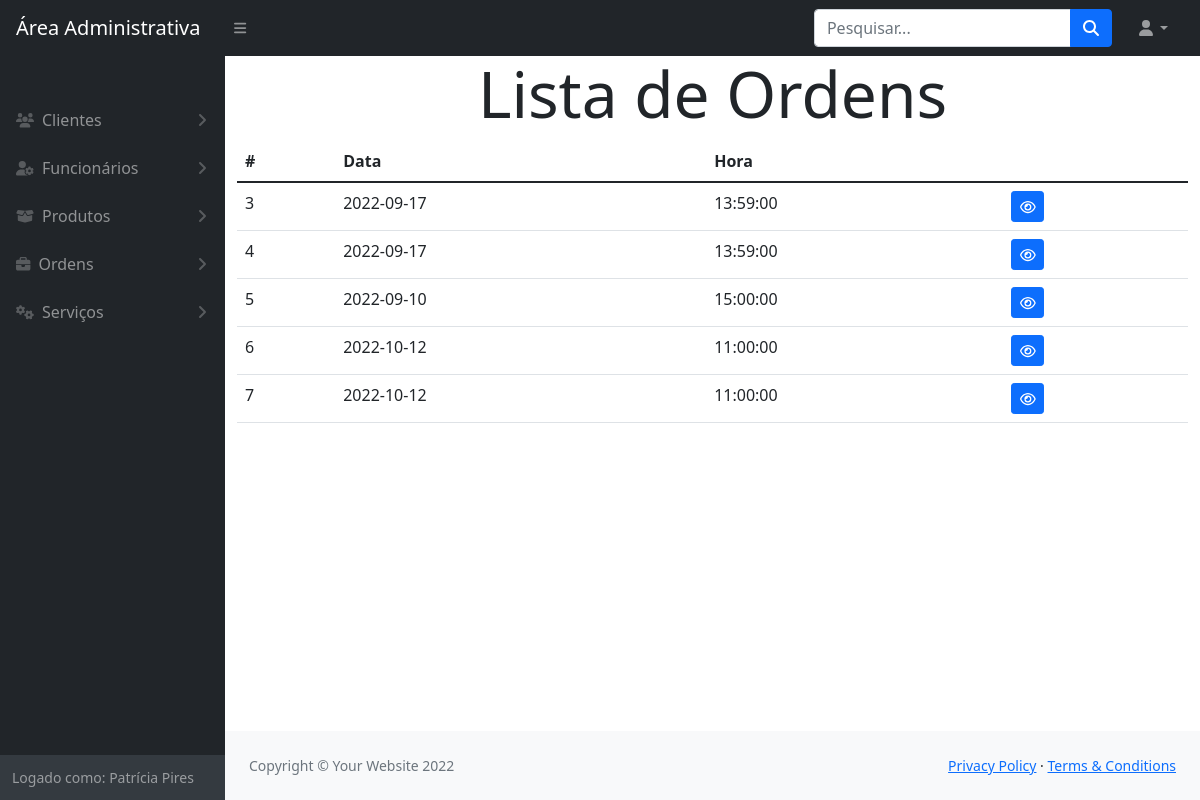
Screenshot of /modulos/ordem_servico/index.php (signed in) with the database file from the repository.
### tables this page shows
CREATE TABLE `usuario` (
  `id` int(11) NOT NULL,
  `email` varchar(105) NOT NULL,
  `senha` varchar(10) NOT NULL,
  `tipo_usuario` varchar(20) NOT NULL,
  `id_usuario` int(11) NOT NULL
);

CREATE TABLE `funcionario` (
  `IDFUN` int(11) NOT NULL,
  `nomeFUN` varchar(105) NOT NULL,
  `emailFUN` varchar(105) NOT NULL,
  `cnpjFUN` varchar(25) NOT NULL,
  `telFUN` varchar(20) NOT NULL
);

CREATE TABLE `ordemdeservico` (
  `IDOS` int(11) NOT NULL,
  `nomeCLI` varchar(225) NOT NULL,
  `dataOS` date NOT NULL,
  `horarioOS` time NOT NULL,
  `valorTotalOS` bigint(20) NOT NULL,
  `cliente_id` int(11) NOT NULL,
  `funcionario_id` int(11) NOT NULL,
  `obs` varchar(300) NOT NULL
);

### config.php (called while the page is built, shortened)
<?php
    include_once path('funcoes/conexao.php');
    function links($file)
    {
        return ROOT_PATH . $file;
    }
    function path($file)
    {
        return ROOT_DIR . '/' . $file;
    }
    function usuario()
    {
        $id = $_SESSION['id'];
        $sql = "SELECT * FROM usuario WHERE id = $id";
        $usuario = retornaDado($sql);
        return $usuario;
    }
    function pessoa()
    {
        $usuario = usuario();
        if($usuario['tipo_usuario'] == 'cliente')
        {
            $sql = "SELECT * FROM cliente WHERE IDCLI = {$usuario['id_usuario']}";
            return retornaDado($sql);
        }else if($usuario['tipo_usuario'] == 'funcionario'){
            $sql = "SELECT * FROM funcionario WHERE IDFUN = {$usuario['id_usuario']}";
            return retornaDado($sql);
        }else{
            return [];
        }
    }

### funcoes/conexao.php (called while the page is built, shortened)
<?php
    function retornaDado($sql)
    {
        $pdo = $GLOBALS['conexaoBanco'];
        $resultado = $pdo->query($sql);
        return $resultado->fetch();
    }
    function retornaDados($sql)
    {
        $pdo = $GLOBALS['conexaoBanco'];
        $resultado = $pdo->query($sql);
        return $resultado->fetchAll();
    }
?>

### modulos/ordem_servico/index.php (the view, shortened to what this page needs)
<?php
    include_once '../../config.php';
    $sql = "SELECT * FROM ordemdeservico";
    $ordens = retornaDados($sql);
?>
<!DOCTYPE html>
<html lang="en">
    <?php include_once path('template/head.php') ?>
    <body class="sb-nav-fixed">
        <?php include_once path('template/navbar.php') ?>
        <div id="layoutSidenav">
            <?php include_once path('template/sidebar.php') ?>
            <div id="layoutSidenav_content">
                <main class="container">
                    <h1 class="text-center display-3">Lista de Ordens</h1>
                    <table class="table">
                        <thead>
                            <tr>
                                <th>#</th>
                                <th>Data</th>
                                <th>Hora</th>
                                <th></th>
                            </tr>
                        </thead>
                        <tbody>
                            <?php foreach($ordens as $ordem_servico){ ?>
                                <tr>
                                    <td><?= $ordem_servico['IDOS'] ?></td>
                                    <td><?= $ordem_servico['dataOS'] ?></td>
                                    <td><?= $ordem_servico['horarioOS'] ?></td>
                                    <td>
                                        <a class="btn btn-primary btn-sm" href="visualizar.php?id=<?= $ordem_servico['IDOS'] ?>"><i class="fa-regular fa-eye"></i></a>
                                    </td>
                                </tr>
                            <?php } ?>
                        </tbody>
                    </table>
                </main>
                <?php include_once path('template/footer.php') ?>
            </div>
        </div>
    </body>
</html>

### template/head.php (shortened to what this page needs)
<head>
    <link href="<?= links('css/styles.css') ?>" rel="stylesheet" />
</head>

### template/navbar.php (shortened to what this page needs)
<nav class="sb-topnav navbar navbar-expand navbar-dark bg-dark">
    <a class="navbar-brand ps-3" href="#!">Área Administrativa</a>
    <button class="btn btn-link btn-sm order-1 order-lg-0 me-4 me-lg-0" id="sidebarToggle" href="#!"><i class="fas fa-bars"></i></button>
    <form class="d-none d-md-inline-block form-inline ms-auto me-0 me-md-3 my-2 my-md-0">
        <div class="input-group">
            <input class="form-control" type="text" placeholder="Pesquisar..." aria-label="Search for..." aria-describedby="btnNavbarSearch" />
            <button class="btn btn-primary" id="btnNavbarSearch" type="button"><i class="fas fa-search"></i></button>
        </div>
    </form>
    <ul class="navbar-nav ms-auto ms-md-0 me-3 me-lg-4">
        <li class="nav-item dropdown">
            <a class="nav-link dropdown-toggle" id="navbarDropdown" href="#" role="button" data-bs-toggle="dropdown" aria-expanded="false"><i class="fas fa-user fa-fw"></i></a>
        </li>
    </ul>
</nav>

### template/sidebar.php (shortened to what this page needs)
<div id="layoutSidenav_nav">
    <nav class="sb-sidenav accordion sb-sidenav-dark" id="sidenavAccordion">
        <div class="sb-sidenav-menu">
            <div class="nav">
                <div class="sb-sidenav-menu-heading"></div>
                <a class="nav-link collapsed" href="#" data-bs-toggle="collapse" data-bs-target="#collapseClientes" aria-expanded="false" aria-controls="collapseClientes">
                    <div class="sb-nav-link-icon"><i class="fa-solid fa-users"></i></div>
                        Clientes
                    <div class="sb-sidenav-collapse-arrow"><i class="fas fa-angle-down"></i></div>
                </a>
                <a class="nav-link collapsed" href="#" data-bs-toggle="collapse" data-bs-target="#collapseFuncionario" aria-expanded="false" aria-controls="collapseClientes">
                    <div class="sb-nav-link-icon"><i class="fa-solid fa-user-gear"></i></div>
                        Funcionários
                    <div class="sb-sidenav-collapse-arrow"><i class="fas fa-angle-down"></i></div>
                </a>
                <a class="nav-link collapsed" href="#" data-bs-toggle="collapse" data-bs-target="#collapseProdutos" aria-expanded="false" aria-controls="collapseClientes">
                    <div class="sb-nav-link-icon"><i class="fa-solid fa-box-open"></i></div>
                        Produtos
                    <div class="sb-sidenav-collapse-arrow"><i class="fas fa-angle-down"></i></div>
                </a>
                <a class="nav-link collapsed" href="#" data-bs-toggle="collapse" data-bs-target="#collapseOrdens" aria-expanded="false" aria-controls="collapseClientes">
                    <div class="sb-nav-link-icon"><i class="fa-solid fa-briefcase"></i></div>
                        Ordens
                    <div class="sb-sidenav-collapse-arrow"><i class="fas fa-angle-down"></i></div>
                </a>
                <a class="nav-link collapsed" href="#" data-bs-toggle="collapse" data-bs-target="#collapseServicos" aria-expanded="false" aria-controls="collapseServicos">
                    <div class="sb-nav-link-icon"><i class="fa-solid fa-gears"></i></div>
                        Serviços
                    <div class="sb-sidenav-collapse-arrow"><i class="fas fa-angle-down"></i></div>
                </a>
            </div>
        </div>
        <div class="sb-sidenav-footer">
            <div class="small">Logado como: <?= pessoa()[1] ?></div>
        </div>
    </nav>
</div>

### template/footer.php
<footer class="py-4 bg-light mt-auto">
    <div class="container-fluid px-4">
        <div class="d-flex align-items-center justify-content-between small">
            <div class="text-muted">Copyright &copy; Your Website 2022</div>
            <div>
                <a href="#">Privacy Policy</a>
                &middot;
                <a href="#">Terms &amp; Conditions</a>
            </div>
        </div>
    </div>
</footer>

### rows the page displays
usuario: id_usuario.nomeFUN "Patrícia Pires"
ordemdeservico: IDOS "3", dataOS "2022-09-17", horarioOS "13:59:00"
ordemdeservico: IDOS "4", dataOS "2022-09-17", horarioOS "13:59:00"
ordemdeservico: IDOS "5", dataOS "2022-09-10", horarioOS "15:00:00"
ordemdeservico: IDOS "6", dataOS "2022-10-12", horarioOS "11:00:00"
ordemdeservico: IDOS "7", dataOS "2022-10-12", horarioOS "11:00:00"
